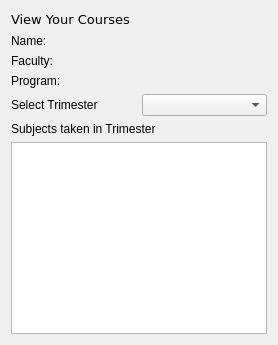
             <widget class="QWidget" name="viewCourse">
              <layout class="QGridLayout" name="gridLayout_12">
               <item row="1" column="0">
                <widget class="QLabel" name="showName">
                 <property name="text">
                  <string>Name:</string>
                 </property>
                </widget>
               </item>
               <item row="2" column="0">
                <widget class="QLabel" name="showFaculty">
                 <property name="text">
                  <string>Faculty:</string>
                 </property>
                </widget>
               </item>
               <item row="4" column="0">
                <layout class="QHBoxLayout" name="horizontalLayout_21">
                 <item>
                  <widget class="QLabel" name="showCurrentTrimester">
                   <property name="text">
                    <string>Select Trimester</string>
                   </property>
                  </widget>
                 </item>
                 <item>
                  <widget class="QComboBox" name="shpwCoursesTrimesterCbox"/>
                 </item>
                </layout>
               </item>
               <item row="3" column="0">
                <widget class="QLabel" name="showProgram">
                 <property name="text">
                  <string>Program: </string>
                 </property>
                </widget>
               </item>
               <item row="5" column="0">
                <widget class="QLabel" name="showCurrentTrimesterForTable">
                 <property name="text">
                  <string>Subjects taken in Trimester</string>
                 </property>
                </widget>
               </item>
               <item row="6" column="0">
                <widget class="QTableView" name="courseViewTable"/>
               </item>
               <item row="0" column="0">
                <widget class="QLabel" name="viewYourCoursesLabel">
                 <property name="font">
                  <font>
                   <family>Verdana</family>
                   <pointsize>10</pointsize>
                  </font>
                 </property>
                 <property name="text">
                  <string>View Your Courses</string>
                 </property>
                </widget>
               </item>
              </layout>
             </widget>
